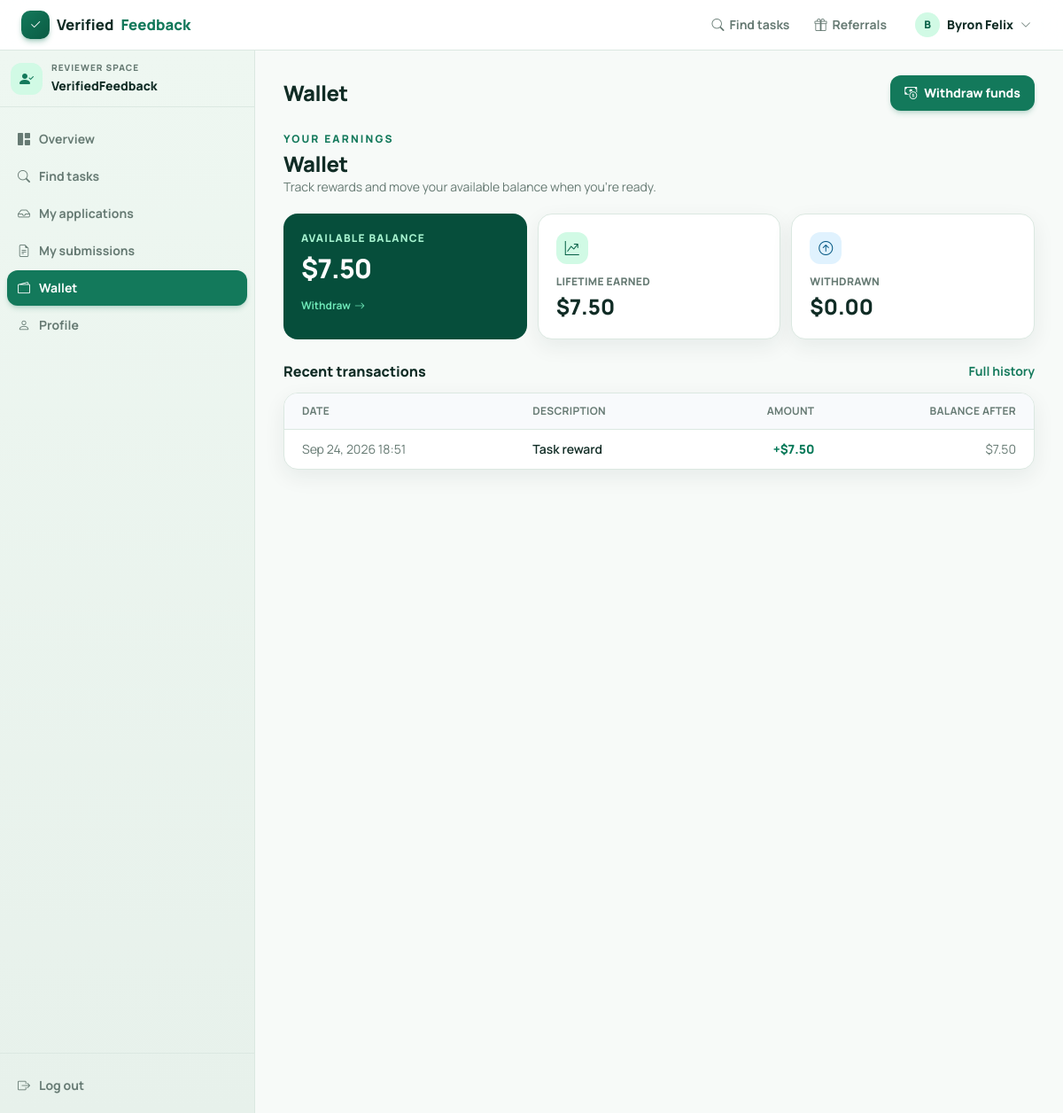
/withdrawals/wallet/ (signed in), run on the app's committed database.
### apps/accounts/models.py (models this page shows, shortened)
class User(AbstractUser):
    id = models.UUIDField(primary_key=True, default=uuid.uuid4, editable=False)
    email = models.EmailField(unique=True, db_index=True)
    phone_number = models.CharField(
        max_length=20,
        blank=True,
        null=True,
        unique=True,
        help_text="E.164 format, e.g. +254712345678",
    )
    is_email_verified = models.BooleanField(default=False)
    is_phone_verified = models.BooleanField(default=False)
    referral_code = models.CharField(max_length=12, unique=True, blank=True)
    referred_by = models.ForeignKey(
        "self",
        on_delete=models.SET_NULL,
        blank=True,
        null=True,
        related_name="referred_users",
    )
    role = models.CharField(
        max_length=16,
        choices=UserRole.choices,
        default=UserRole.REVIEWER,
        db_index=True,
    )
    is_suspended = models.BooleanField(default=False)
    suspension_reason = models.TextField(blank=True)
    suspended_at = models.DateTimeField(blank=True, null=True)
    last_login_ip = models.GenericIPAddressField(blank=True, null=True)
    created_at = models.DateTimeField(auto_now_add=True)
    updated_at = models.DateTimeField(auto_now=True)
    USERNAME_FIELD = "email"
    REQUIRED_FIELDS = ["username"]
    objects = UserManager()
    class Meta:
        db_table = "users_user"
        indexes = [
            models.Index(fields=["role", "is_active"]),
        ]
    @property
    def display_name(self) -> str:
        full = (self.get_full_name() or "").strip()
        return full or self.email

### apps/wallets/models.py (models this page shows, shortened)
class Wallet(models.Model):
    id = models.UUIDField(primary_key=True, default=uuid.uuid4, editable=False)
    user = models.OneToOneField(
        settings.AUTH_USER_MODEL,
        on_delete=models.CASCADE,
        related_name="wallet",
    )
    available_balance = models.DecimalField(max_digits=12, decimal_places=2, default=0)
    pending_balance = models.DecimalField(max_digits=12, decimal_places=2, default=0)
    lifetime_earnings = models.DecimalField(max_digits=12, decimal_places=2, default=0)
    lifetime_withdrawn = models.DecimalField(max_digits=12, decimal_places=2, default=0)
    currency = models.CharField(max_length=3, default="USD")
    created_at = models.DateTimeField(auto_now_add=True)
    updated_at = models.DateTimeField(auto_now=True)
    class Meta:
        constraints = [
            models.CheckConstraint(
                condition=models.Q(available_balance__gte=0),
                name="wallet_available_nonneg",
            ),
            models.CheckConstraint(
                condition=models.Q(pending_balance__gte=0),
                name="wallet_pending_nonneg",
            ),
        ]

class WalletTransaction(models.Model):
    id = models.UUIDField(primary_key=True, default=uuid.uuid4, editable=False)
    wallet = models.ForeignKey(Wallet, on_delete=models.CASCADE, related_name="transactions")
    transaction_type = models.CharField(max_length=32, choices=TransactionType.choices)
    amount = models.DecimalField(
        max_digits=12, decimal_places=2,
        help_text="Signed USD: positive = credit, negative = debit.",
    )
    balance_after = models.DecimalField(max_digits=12, decimal_places=2)
    reference_type = models.CharField(max_length=40, blank=True)
    reference_id = models.UUIDField(null=True, blank=True)
    description = models.CharField(max_length=240, blank=True)
    idempotency_key = models.CharField(max_length=80, blank=True, null=True, unique=True)
    created_at = models.DateTimeField(auto_now_add=True)
    class Meta:
        ordering = ["-created_at"]
        indexes = [
            models.Index(fields=["wallet", "-created_at"]),
        ]

### apps/withdrawals/views.py (the view)
# urls.py: path("wallet/", views.wallet_view, name="wallet"),
@reviewer_required
def wallet_view(request):
    wallet = get_or_create_wallet(request.user)
    transactions = wallet.transactions.order_by("-created_at")[:50]
    withdrawals = Withdrawal.objects.filter(user=request.user).order_by("-requested_at")[:10]
    return render(request, "reviewer/wallet.html", {
        "page_title": "Wallet",
        "nav_active": "wallet",
        "wallet": wallet,
        "transactions": transactions,
        "withdrawals": withdrawals,
    })

### apps/wallets/services.py (called while the page is built)
def get_or_create_wallet(user) -> Wallet:
    wallet, _ = Wallet.objects.get_or_create(user=user)
    return wallet

### templates/reviewer/wallet.html (shortened to what this page needs)
{% extends "layouts/dashboard.html" %}
{% block heading_actions %}
<a href="{% url 'withdrawals:request' %}" class="inline-flex items-center justify-center min-h-[40px] px-4 rounded-xl bg-vf-primary text-white text-sm font-extrabold shadow-md shadow-vf-primary/20 hover:bg-vf-dark transition">
    <i class="bi bi-cash-coin mr-2"></i>Withdraw funds
</a>
{% endblock %}
{% block dashboard_content %}
<div class="max-w-4xl mx-auto">
    <div class="mb-5">
        <p class="text-xs font-extrabold uppercase tracking-[.18em] text-vf-primary mb-1">Your earnings</p>
        <h1 class="text-2xl font-extrabold tracking-tight text-vf-ink">Wallet</h1>
        <p class="text-sm text-vf-muted">Track rewards and move your available balance when you're ready.</p>
    </div>
    <div class="grid grid-cols-1 sm:grid-cols-3 gap-3 mb-6">
        <div class="bg-emerald-900 text-white rounded-2xl p-5 relative overflow-hidden">
            <div class="text-xs font-extrabold uppercase tracking-widest text-emerald-200 mb-2">Available balance</div>
            <div class="text-3xl font-extrabold tracking-tight">${{ wallet.available_balance }}</div>
            <a href="{% url 'withdrawals:request' %}" class="mt-4 inline-flex items-center text-xs font-bold text-emerald-300 hover:text-white transition">
                Withdraw <i class="bi bi-arrow-right ml-1"></i>
            </a>
        </div>
        <div class="bg-white rounded-2xl border border-vf-line shadow-card p-5">
            <div class="grid place-items-center w-9 h-9 rounded-xl bg-emerald-100 text-emerald-800 mb-3"><i class="bi bi-graph-up-arrow"></i></div>
            <div class="text-xs font-extrabold uppercase tracking-wide text-vf-muted mb-1">Lifetime earned</div>
            <div class="text-2xl font-extrabold text-vf-ink">${{ wallet.lifetime_earnings }}</div>
        </div>
        <div class="bg-white rounded-2xl border border-vf-line shadow-card p-5">
            <div class="grid place-items-center w-9 h-9 rounded-xl bg-sky-100 text-sky-800 mb-3"><i class="bi bi-arrow-up-circle"></i></div>
            <div class="text-xs font-extrabold uppercase tracking-wide text-vf-muted mb-1">Withdrawn</div>
            <div class="text-2xl font-extrabold text-vf-ink">${{ wallet.lifetime_withdrawn }}</div>
        </div>
    </div>
    <div class="flex items-center justify-between gap-4 mb-3">
        <h2 class="font-extrabold text-vf-ink">Recent transactions</h2>
        <a href="{% url 'withdrawals:list' %}" class="text-sm font-bold text-vf-primary hover:underline">Full history</a>
    </div>
    <div class="bg-white rounded-2xl border border-vf-line shadow-card overflow-hidden">
        {% if transactions %}
        <div class="hidden sm:block overflow-x-auto">
            <table class="w-full text-sm">
                <thead class="bg-slate-50 border-b border-vf-line">
                    <tr class="text-xs font-extrabold uppercase tracking-wide text-vf-muted">
                        <th class="px-5 py-3 text-left">Date</th>
                        <th class="px-5 py-3 text-left">Description</th>
                        <th class="px-5 py-3 text-right">Amount</th>
                        <th class="px-5 py-3 text-right">Balance after</th>
                    </tr>
                </thead>
                <tbody class="divide-y divide-vf-line">
                    {% for tx in transactions %}
                    <tr class="hover:bg-slate-50/60 transition">
                        <td class="px-5 py-3 text-vf-muted whitespace-nowrap">{{ tx.created_at|date:"M d, Y H:i" }}</td>
                        <td class="px-5 py-3 text-vf-ink font-semibold">{{ tx.get_transaction_type_display }}</td>
                        <td class="px-5 py-3 text-right font-extrabold {% if tx.amount >= 0 %}text-emerald-700{% else %}text-red-600{% endif %}">
                            {% if tx.amount >= 0 %}+{% endif %}${{ tx.amount }}
                        </td>
                        <td class="px-5 py-3 text-right text-vf-muted">${{ tx.balance_after }}</td>
                    </tr>
                    {% endfor %}
                </tbody>
            </table>
        </div>
        {% endif %}
    </div>
</div>
{% endblock %}

### templates/base.html (shortened to what this page needs)
{% load static %}
<!DOCTYPE html>
<html lang="en" class="scroll-smooth">
<head>
    <link rel="stylesheet" href="https://cdn.jsdelivr.net/npm/bootstrap-icons@1.11.3/font/bootstrap-icons.css">
    <script src="https://cdn.tailwindcss.com"></script>
</head>
<body class="bg-vf-paper text-vf-ink antialiased overflow-x-hidden">
    <header class="sticky top-0 z-50 bg-white/90 backdrop-blur-lg border-b border-vf-line">
        <div class="mx-auto max-w-7xl px-4 sm:px-6">
            <div class="flex h-14 items-center justify-between gap-4">
                <a href="/" class="flex items-center gap-2 font-extrabold text-vf-ink text-[1.05rem] shrink-0">
                    <span class="grid place-items-center w-8 h-8 rounded-[10px] bg-gradient-to-br from-vf-primary to-vf-dark text-white shadow-md shadow-vf-primary/30">
                        <i class="bi bi-check2 text-sm leading-none"></i>
                    </span>
                    Verified<span class="text-vf-primary">Feedback</span>
                </a>
                <nav class="hidden md:flex items-center gap-1 ml-auto">
                    {% if user.is_authenticated %}
                        {% if user.role == "REVIEWER" %}
                            <a href="{% url 'campaigns:reviewer_list' %}" class="flex items-center gap-1.5 px-3 py-2 rounded-xl text-sm font-bold text-vf-muted hover:text-vf-primary hover:bg-emerald-50 transition">
                                <i class="bi bi-search"></i>Find tasks
                            </a>
                        {% elif user.role == "BUSINESS" %}
                            <a href="{% url 'campaigns:business_list' %}" class="flex items-center gap-1.5 px-3 py-2 rounded-xl text-sm font-bold text-vf-muted hover:text-vf-primary hover:bg-emerald-50 transition">
                                <i class="bi bi-megaphone"></i>Campaigns
                            </a>
                        {% endif %}
                        <a href="{% url 'accounts:referrals' %}" class="flex items-center gap-1.5 px-3 py-2 rounded-xl text-sm font-bold text-vf-muted hover:text-vf-primary hover:bg-emerald-50 transition">
                            <i class="bi bi-gift"></i>Referrals
                        </a>
                        <div class="relative" id="accountMenu">
                            <button onclick="document.getElementById('accountDropdown').classList.toggle('hidden')"
                                    class="flex items-center gap-2 px-3 py-2 rounded-xl text-sm font-extrabold text-vf-ink hover:bg-slate-100 transition ml-1">
                                <span class="grid place-items-center w-7 h-7 rounded-full bg-emerald-100 text-emerald-800 text-xs font-extrabold">
                                    {{ user.display_name|slice:":1"|upper }}
                                </span>
                                {{ user.display_name }}
                                <i class="bi bi-chevron-down text-xs text-vf-muted"></i>
                            </button>
                        </div>
                    {% endif %}
                </nav>
            </div>
        </div>
    </header>
    <main>
        {% block content %}{% endblock %}
    </main>
</body>
</html>

### templates/base.html (style rules this page uses)
body { font-family: 'Manrope', 'Avenir Next', sans-serif; -webkit-font-smoothing: antialiased; }

### data on the page
User: display_name "B", display_name "Byron Felix"
Wallet: available_balance "7.50", lifetime_earnings "7.50", lifetime_withdrawn "0.00"
WalletTransaction: created_at "Sep 24, 2026 18:51", transaction_type "Task reward", amount "7.50", balance_after "7.50"

### other printed values
{{ page_title }} "Wallet"
